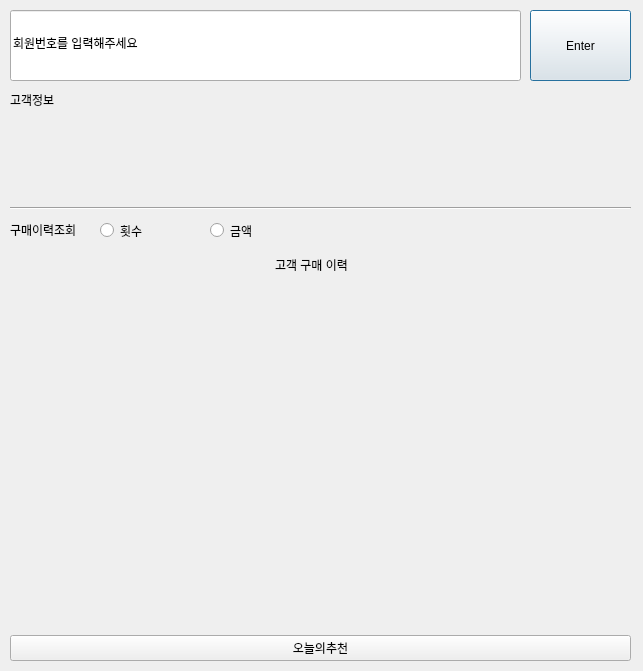
<?xml version="1.0" encoding="UTF-8"?>
<ui version="4.0">
 <class>Dialog</class>
 <widget class="QDialog" name="Dialog">
  <property name="geometry">
   <rect>
    <x>0</x>
    <y>0</y>
    <width>643</width>
    <height>671</height>
   </rect>
  </property>
  <property name="windowTitle">
   <string>Dialog</string>
  </property>
  <widget class="QPushButton" name="pushButton_cust_id">
   <property name="geometry">
    <rect>
     <x>530</x>
     <y>10</y>
     <width>101</width>
     <height>71</height>
    </rect>
   </property>
   <property name="text">
    <string>Enter</string>
   </property>
  </widget>
  <widget class="QLineEdit" name="lineEdit_cust_id">
   <property name="geometry">
    <rect>
     <x>10</x>
     <y>10</y>
     <width>511</width>
     <height>71</height>
    </rect>
   </property>
   <property name="text">
    <string>회원번호를 입력해주세요</string>
   </property>
  </widget>
  <widget class="QWidget" name="horizontalLayoutWidget">
   <property name="geometry">
    <rect>
     <x>10</x>
     <y>110</y>
     <width>621</width>
     <height>80</height>
    </rect>
   </property>
   <layout class="QHBoxLayout" name="horizontalLayout">
    <item>
     <widget class="QLabel" name="label_gender">
      <property name="text">
       <string/>
      </property>
      <property name="alignment">
       <set>Qt::AlignCenter</set>
      </property>
     </widget>
    </item>
    <item>
     <widget class="QLabel" name="label_age">
      <property name="text">
       <string/>
      </property>
      <property name="alignment">
       <set>Qt::AlignCenter</set>
      </property>
     </widget>
    </item>
    <item>
     <widget class="QLabel" name="label_zon">
      <property name="text">
       <string/>
      </property>
      <property name="alignment">
       <set>Qt::AlignCenter</set>
      </property>
     </widget>
    </item>
   </layout>
  </widget>
  <widget class="QWidget" name="verticalLayoutWidget">
   <property name="geometry">
    <rect>
     <x>10</x>
     <y>250</y>
     <width>621</width>
     <height>411</height>
    </rect>
   </property>
   <layout class="QVBoxLayout" name="verticalLayout">
    <item alignment="Qt::AlignHCenter">
     <widget class="QLabel" name="label_3">
      <property name="minimumSize">
       <size>
        <width>90</width>
        <height>30</height>
       </size>
      </property>
      <property name="maximumSize">
       <size>
        <width>90</width>
        <height>30</height>
       </size>
      </property>
      <property name="text">
       <string>고객 구매 이력</string>
      </property>
     </widget>
    </item>
    <item alignment="Qt::AlignHCenter">
     <widget class="QLabel" name="label_cust_num">
      <property name="minimumSize">
       <size>
        <width>100</width>
        <height>20</height>
       </size>
      </property>
      <property name="maximumSize">
       <size>
        <width>100</width>
        <height>20</height>
       </size>
      </property>
      <property name="text">
       <string>  </string>
      </property>
     </widget>
    </item>
    <item>
     <widget class="QLabel" name="label_piechart">
      <property name="text">
       <string/>
      </property>
     </widget>
    </item>
    <item>
     <widget class="QPushButton" name="pushButton_recom">
      <property name="text">
       <string>오늘의추천</string>
      </property>
     </widget>
    </item>
   </layout>
  </widget>
  <widget class="QLabel" name="label">
   <property name="geometry">
    <rect>
     <x>10</x>
     <y>90</y>
     <width>71</width>
     <height>20</height>
    </rect>
   </property>
   <property name="text">
    <string>고객정보</string>
   </property>
  </widget>
  <widget class="QLabel" name="label_2">
   <property name="geometry">
    <rect>
     <x>10</x>
     <y>220</y>
     <width>131</width>
     <height>20</height>
    </rect>
   </property>
   <property name="text">
    <string>구매이력조회</string>
   </property>
  </widget>
  <widget class="Line" name="line">
   <property name="geometry">
    <rect>
     <x>10</x>
     <y>200</y>
     <width>621</width>
     <height>16</height>
    </rect>
   </property>
   <property name="orientation">
    <enum>Qt::Horizontal</enum>
   </property>
  </widget>
  <widget class="QRadioButton" name="radioButton_count">
   <property name="geometry">
    <rect>
     <x>100</x>
     <y>220</y>
     <width>95</width>
     <height>21</height>
    </rect>
   </property>
   <property name="text">
    <string>횟수</string>
   </property>
  </widget>
  <widget class="QRadioButton" name="radioButton_price">
   <property name="geometry">
    <rect>
     <x>210</x>
     <y>220</y>
     <width>95</width>
     <height>21</height>
    </rect>
   </property>
   <property name="text">
    <string>금액</string>
   </property>
  </widget>
 </widget>
 <resources/>
 <connections/>
</ui>
